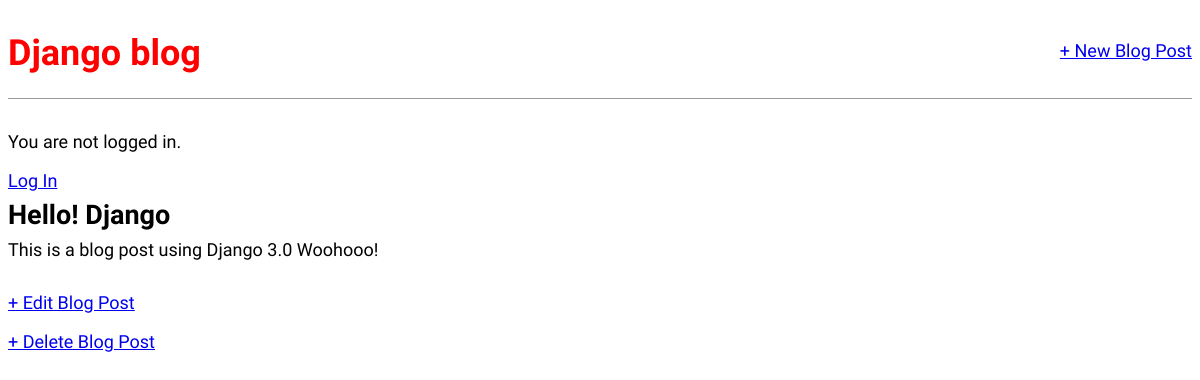
/post/1/, run on an earlier commit of the app's database.
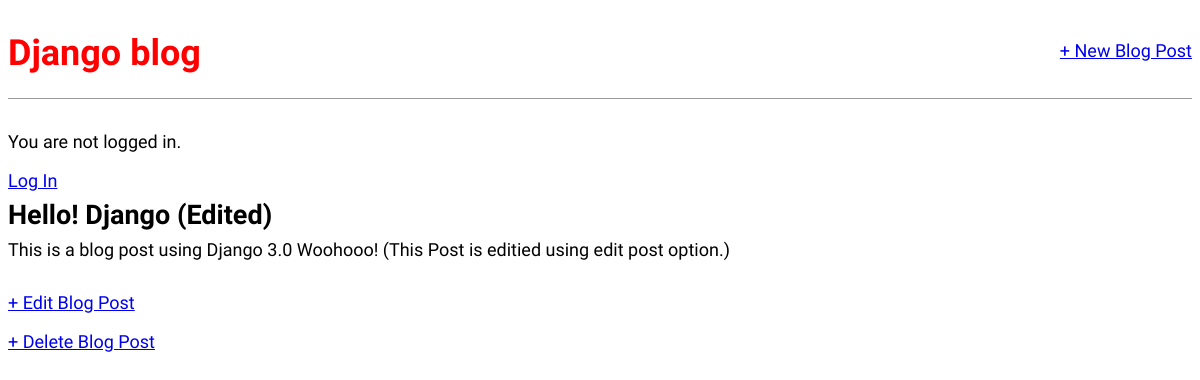
And on a later commit of the database.
### blog/models.py (models this page shows, shortened)
class Post(models.Model):
	title = models.CharField(max_length=200)
	author = models.ForeignKey(
		User,
		on_delete=models.CASCADE,
	)
	body = models.TextField()

### blog/views.py (the view)
# urls.py: path('post/<int:pk>/', BlogDetailView.as_view(), name='post_detail'),
class BlogDetailView(DetailView):
	model = Post
	template_name = 'post_detail.html'

### templates/post_detail.html
{% extends 'base.html' %}
{% block content %}
	<div class="post-entry">
		<h2>{{ post.title }}</h2>
		<p>{{ post.body }}</p>
	</div>
	<p><a href="{%url 'post_edit' post.pk %}">+ Edit Blog Post</a></p>
	<p><a href="{% url 'post_delete' post.pk %}">+ Delete Blog Post</a></p>
{% endblock content %}

What changed in the data, as far as the page shows it:
changed Post: title "Hello! Django" → "Hello! Django (Edited)"; body "This is a blog post using Django 3.0 Woohooo!" → "This is a blog post using Django 3.0 Woohooo! (This Post is editied using edit post option.)"
